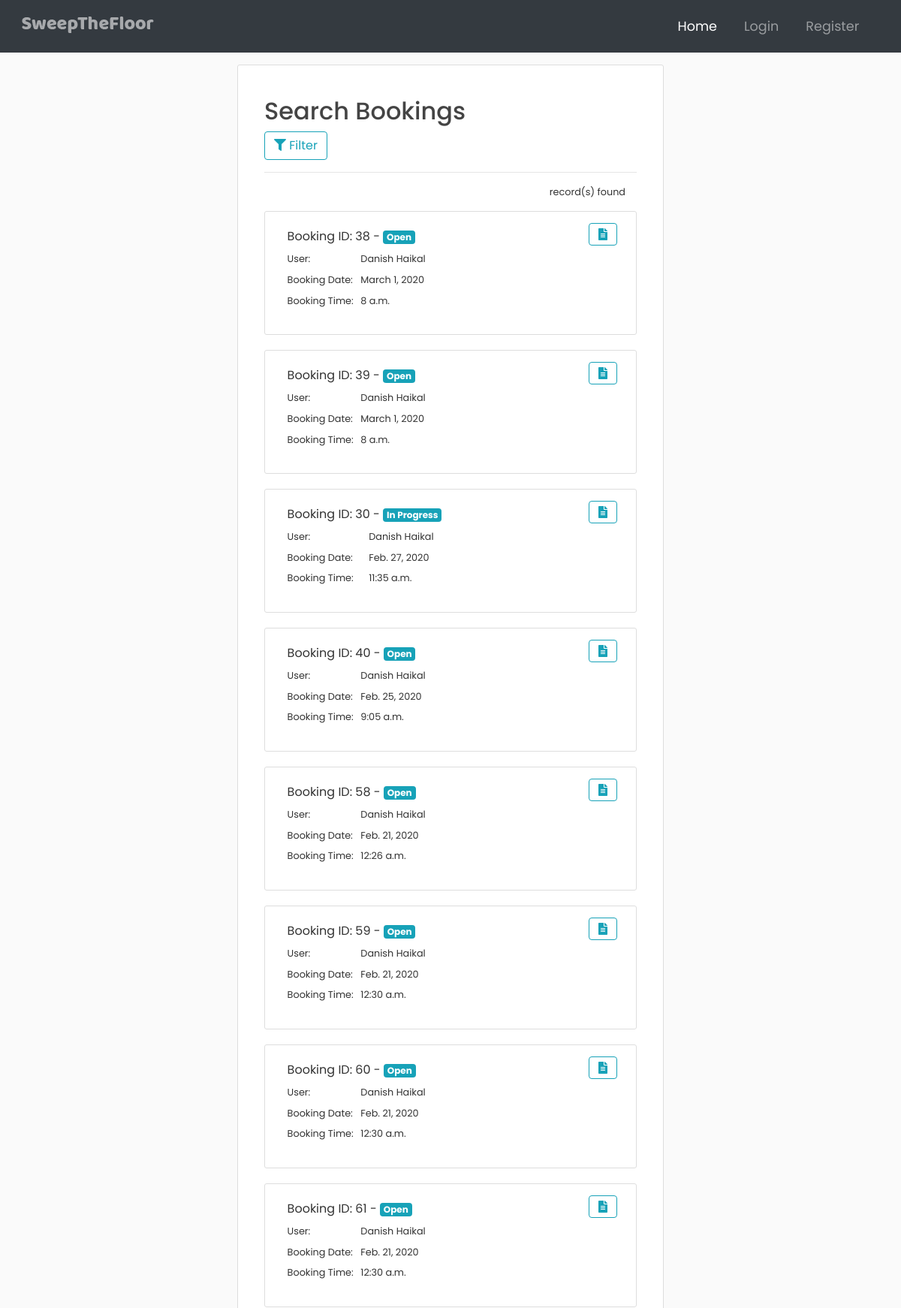
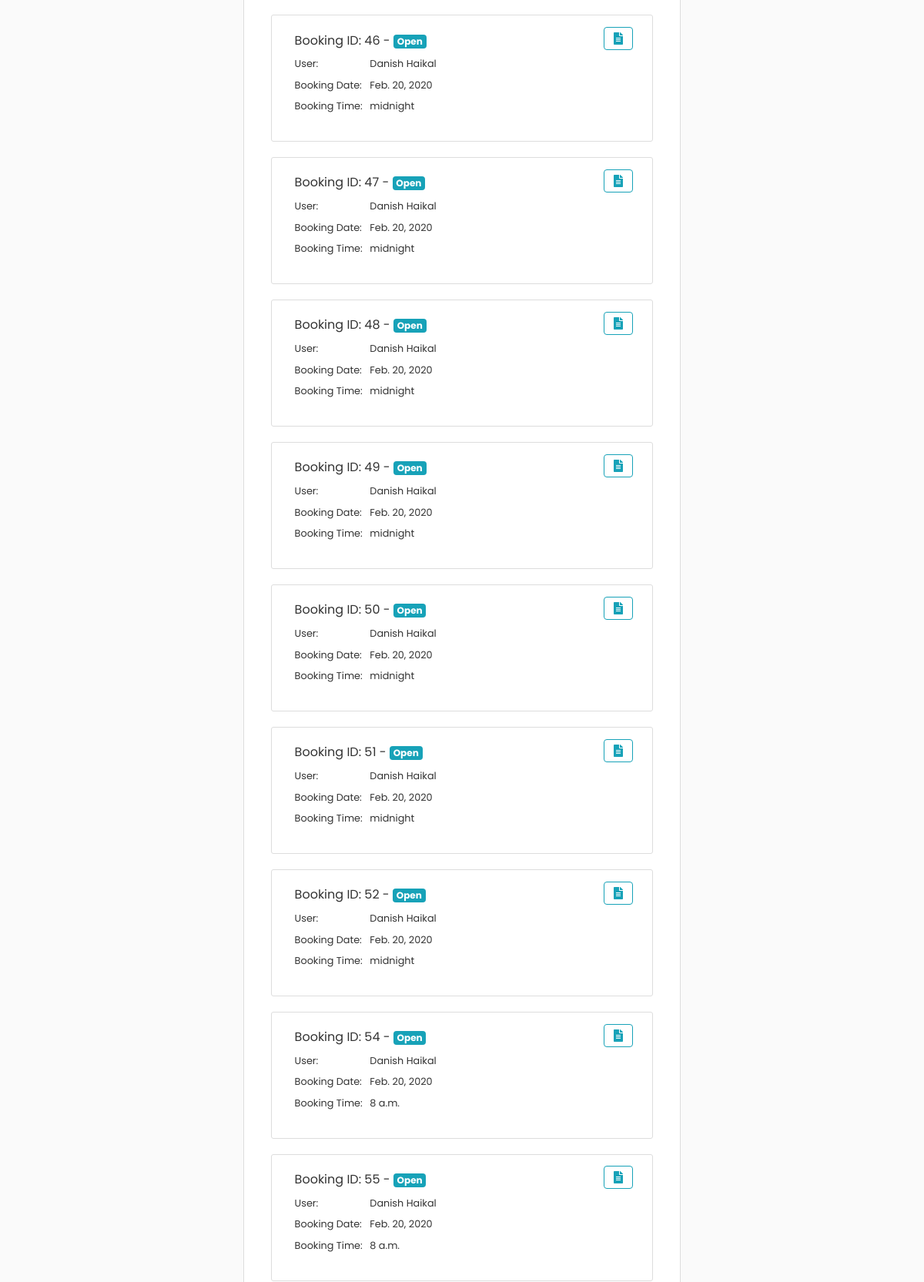
/booking/danish (upper part), run on the app's committed database (2 pictures, top to bottom).
### bookings/models.py (models this page shows, shortened)
class Booking(models.Model):
    user = models.ForeignKey(User, on_delete=models.CASCADE)
    booking_date = models.DateField()
    booking_time = models.TimeField()
    status = models.ForeignKey(BookingStatus, on_delete=models.CASCADE)
    address = models.ForeignKey(Address, on_delete=models.CASCADE)

class BookingStatus(models.Model):
    status_desc = models.TextField(blank=False, max_length=50)
    def __str__(self):
        return f'{self.status_desc}'

### bookings/views.py (the view)
# urls.py: path('booking/<str:username>', UserBookingListView.as_view(), name='user-bookings'),
class UserBookingListView(ListView):
    model = Booking
    template_name = 'bookings/index.html'  # <app>/<model>_<viewtype>.html
    context_object_name = 'bookings'
    def get_queryset(self):
        user = get_object_or_404(User, username=self.kwargs.get('username'))
        return Booking.objects.filter(user=user).order_by('-booking_date')

### bookings/templates/bookings/index.html (shortened to what this page needs)
{% extends 'base.html' %}
{% load bootstrap4 %}
{% load crispy_forms_tags %}
{% block content%}
<div class="content-section">
    <div class="container-fluid padding">
        <div class="media-body">
            <h2 class="page-heading">Search Bookings</h2>
        </div>
<button class="btn btn-outline-info" data-toggle="collapse" data-target="#criteria"><i class="fas fa-filter"></i>
                Filter
            </button>
        <hr>
        <div class="container-fluid">
            <p class="text-right"><small>{{bookings.paginator.count}} record(s) found</small></p>
        </div>
        {% for booking in bookings %}
        <div class="content-section container-fluid small">
            <address class="">
                <table class="table table-borderless table-sm">
                    <tr class="">
                        <td class="">
                            <table>
                                <tr class="">
                                    <td colspan="2" class="">Booking ID: {{booking.id}} - <span
                                            class="badge badge-info">{{booking.status}}</span></td>
                                </tr>
                                <tr class="">
                                    <td class=""><small class="">User:</small></td>
                                    <td class=""><small class="">{{booking.user.first_name}}
                                        {{booking.user.last_name}}</small></td>
                                </tr>
                                <tr class="">
                                    <td class=""><small class="">Booking Date:</small></td>
                                    <td class=""><small class="">{{booking.booking_date}}</small></td>
                                </tr>
                                <tr class="">
                                    <td class=""><small class="">Booking Time:</small></td>
                                    <td class=""><small class="">{{booking.booking_time}}</small></td>
                                </tr>
                            </table>
                        </td>
                        <td align="right">
                            {% if user.is_staff %}
                            <a href="{% url 'booking-admin-update' booking.id %}"
                               class="btn btn-outline-info"><i
                                    class="fas fa-edit"></i> Edit</a>
                            {% else %}
                            <a href="{% url 'booking-detail' booking.id %}"
                               class="btn btn-outline-info"><i
                                    class="fas fa-file-alt"></i></a>
                            {% endif %}
                        </td>
                    </tr>
                </table>
            </address>
        </div>
        {% endfor%}
    </div>
</div>
{% endblock%}

### static/css/main.css (style rules this page uses)
html,body { height: 100%; width: 100%; font-family: 'Poppins', sans-serif; color: #333333; background: #fafafa; }
.padding { padding-top: 2rem; padding-bottom: 2rem; }
h1, h2, h3, h4, h5, h6 { color: #444444; }
.content-section { background: #ffffff; padding: 10px 20px; border: 1px solid #dddddd; border-radius: 3px; margin-bottom: 20px; }
.table-borderless > tbody > tr > td, .table-borderless > tbody > tr > th, .table-borderless > tfoot > tr > td, .table-borderless > tfoot > tr > th, .table-borderless > thead > tr > td, .table-borderless > thead > tr > th { border: none; }

### data on the page
Booking: id "38", status "Open", user.first_name "Danish", user.last_name "Haikal", booking_date "March 1, 2020", booking_time "8 a.m."
Booking: id "39", status "Open", user.first_name "Danish", user.last_name "Haikal", booking_date "March 1, 2020", booking_time "8 a.m."
Booking: id "30", status "In Progress", user.first_name "Danish", user.last_name "Haikal", booking_date "Feb. 27, 2020", booking_time "11:35 a.m."
Booking: id "40", status "Open", user.first_name "Danish", user.last_name "Haikal", booking_date "Feb. 25, 2020", booking_time "9:05 a.m."
Booking: id "58", status "Open", user.first_name "Danish", user.last_name "Haikal", booking_date "Feb. 21, 2020", booking_time "12:26 a.m."
Booking: id "59", status "Open", user.first_name "Danish", user.last_name "Haikal", booking_date "Feb. 21, 2020", booking_time "12:30 a.m."
Booking: id "60", status "Open", user.first_name "Danish", user.last_name "Haikal", booking_date "Feb. 21, 2020", booking_time "12:30 a.m."
Booking: id "61", status "Open", user.first_name "Danish", user.last_name "Haikal", booking_date "Feb. 21, 2020", booking_time "12:30 a.m."
Booking: id "46", status "Open", user.first_name "Danish", user.last_name "Haikal", booking_date "Feb. 20, 2020", booking_time "midnight"
Booking: id "47", status "Open", user.first_name "Danish", user.last_name "Haikal", booking_date "Feb. 20, 2020", booking_time "midnight"
Booking: id "48", status "Open", user.first_name "Danish", user.last_name "Haikal", booking_date "Feb. 20, 2020", booking_time "midnight"
Booking: id "49", status "Open", user.first_name "Danish", user.last_name "Haikal", booking_date "Feb. 20, 2020", booking_time "midnight"
Booking: id "50", status "Open", user.first_name "Danish", user.last_name "Haikal", booking_date "Feb. 20, 2020", booking_time "midnight"
Booking: id "51", status "Open", user.first_name "Danish", user.last_name "Haikal", booking_date "Feb. 20, 2020", booking_time "midnight"
Booking: id "52", status "Open", user.first_name "Danish", user.last_name "Haikal", booking_date "Feb. 20, 2020", booking_time "midnight"
Booking: id "54", status "Open", user.first_name "Danish", user.last_name "Haikal", booking_date "Feb. 20, 2020", booking_time "8 a.m."
Booking: id "55", status "Open", user.first_name "Danish", user.last_name "Haikal", booking_date "Feb. 20, 2020", booking_time "8 a.m."
